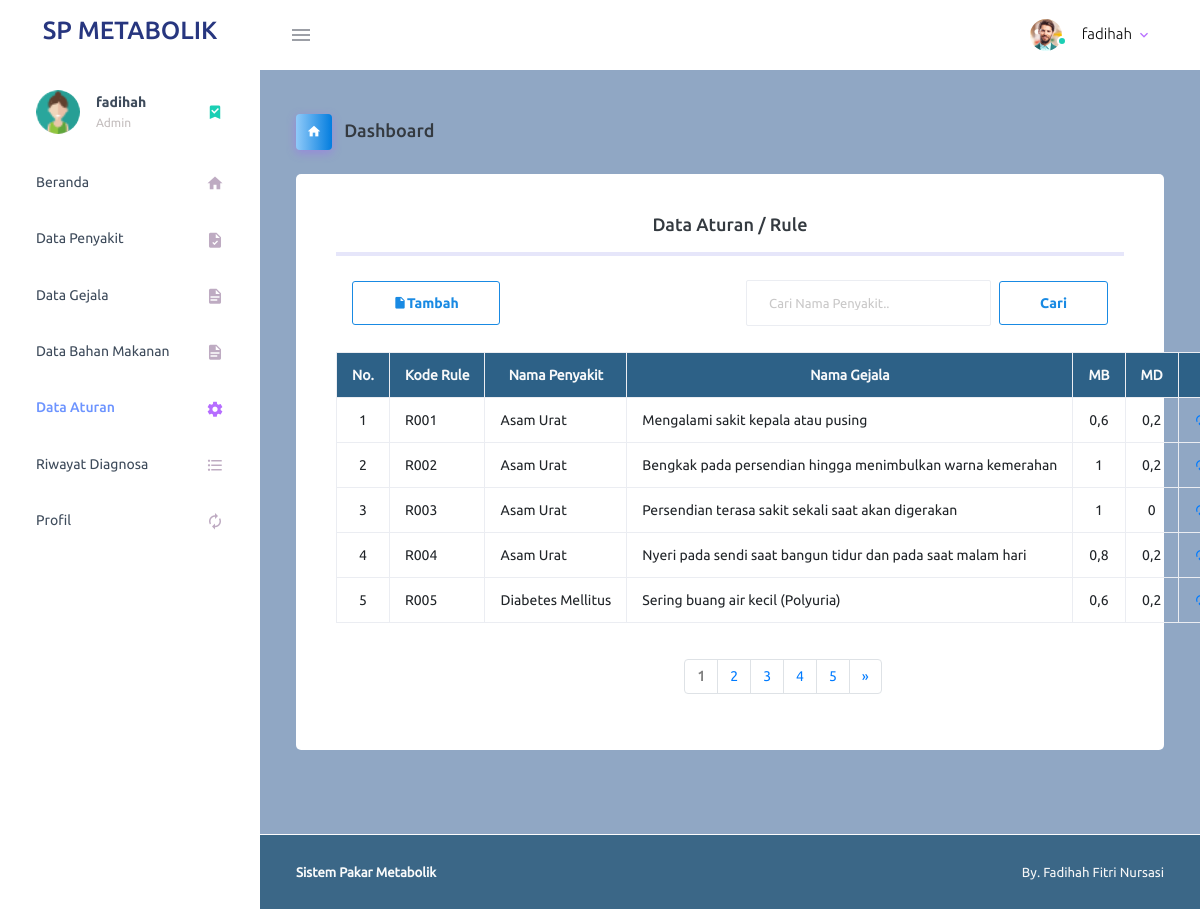
The app's page /page/dokter/daturan.php (signed in) with its own data.
### tables this page shows
CREATE TABLE `basispengetahuan` (
  `id_rule` int(5) NOT NULL,
  `kode_rule` varchar(5) NOT NULL,
  `kode_penyakit` varchar(5) NOT NULL,
  `kode_gejala` varchar(5) NOT NULL,
  `mb` varchar(5) NOT NULL,
  `md` varchar(5) NOT NULL
);

CREATE TABLE `penyakit` (
  `id_penyakit` int(5) NOT NULL,
  `kode_penyakit` varchar(5) NOT NULL,
  `nama_penyakit` varchar(40) NOT NULL,
  `gambar` varchar(100) NOT NULL,
  `keterangan` text NOT NULL,
  `solusi` text NOT NULL,
  `penyebab` text NOT NULL
);

CREATE TABLE `gejala` (
  `id_gejala` int(5) NOT NULL,
  `kode_gejala` varchar(5) NOT NULL,
  `nama_gejala` text NOT NULL
);

### page/koneksi.php (called while the page is built, shortened)
<?php
$conn = mysqli_connect("localhost", "root", "", "metabolik");
function query($query) {
    global $conn;
    $result = mysqli_query($conn, $query);
    $rows = [];
    while( $row = mysqli_fetch_assoc($result) ) {
        $rows[] = $row;
    }
    return $rows;
}
?>

### page/dokter/daturan.php (the view, shortened to what this page needs)
<?php
require '../koneksi.php';
$jumlahdataperhalaman = 5;
$jumlahdata = count(query("SELECT*FROM basispengetahuan"));
$jumlahhalaman = ceil($jumlahdata/$jumlahdataperhalaman);
$halamanaktif = (isset($_GET["halaman"])) ? $_GET["halaman"]:1;
$awaldata = ($jumlahdataperhalaman * $halamanaktif) - $jumlahdataperhalaman;
$rule = query("SELECT penyakit.nama_penyakit,gejala.nama_gejala, basispengetahuan.mb, basispengetahuan.md, basispengetahuan.id_rule, basispengetahuan.kode_rule, basispengetahuan.kode_penyakit, basispengetahuan.kode_gejala
              FROM penyakit, gejala, basispengetahuan
                WHERE penyakit.kode_penyakit=basispengetahuan.kode_penyakit
                  AND gejala.kode_gejala=basispengetahuan.kode_gejala
                  ORDER BY id_rule asc LIMIT $awaldata, $jumlahdataperhalaman
            ");
?>
<!DOCTYPE html>
<html lang="en">
  <head>
    <link rel="stylesheet" href="../vendor/assets/vendors/mdi/css/materialdesignicons.min.css">
    <link rel="stylesheet" href="../vendor/assets/vendors/css/vendor.bundle.base.css">
    <link rel="stylesheet" href="../vendor/assets/css/style.css">
  </head>
  <body>
    <div class="container-scroller">
      <nav class="navbar default-layout-navbar col-lg-12 col-12 p-0 fixed-top d-flex flex-row">
        <div class="text-center navbar-brand-wrapper d-flex align-items-center justify-content-center">
          <a class="navbar-brand brand-logo" href="index.html"> <h3>SP METABOLIK</h3> </a>
        </div>
        <div class="navbar-menu-wrapper d-flex align-items-stretch">
          <button class="navbar-toggler navbar-toggler align-self-center" type="button" data-toggle="minimize">
            <span class="mdi mdi-menu"></span>
          </button>
          <ul class="navbar-nav navbar-nav-right">
            <li class="nav-item nav-profile dropdown">
              <a class="nav-link dropdown-toggle" id="profileDropdown" href="#" data-toggle="dropdown" aria-expanded="false">
                <div class="nav-profile-img">
                  <img src="../vendor/assets/images/faces/face1.jpg" alt="image">
                  <span class="availability-status online"></span>
                </div>
                <div class="nav-profile-text">
                  <p class="mb-1 text-black"> <?php echo $_SESSION["username"]; ?> </p>
                </div>
              </a>
            </li>
          </ul>
        </div>
      </nav>
      <div class="container-fluid page-body-wrapper">
        <nav class="sidebar sidebar-offcanvas" id="sidebar">
          <ul class="nav">
            <li class="nav-item nav-profile">
              <a href="#" class="nav-link">
                <div class="nav-profile-image">
                  <img src="../vendor/assets/images/faces-clipart/pic-3.png" alt="profile">
                </div>
                <div class="nav-profile-text d-flex flex-column">
                  <span class="font-weight-bold mb-2"> <?php echo $_SESSION["username"]; ?> </span>
                  <span class="text-secondary text-small"> <?php echo $_SESSION["role"]; ?> </span>
                </div>
                <i class="mdi mdi-bookmark-check text-success nav-profile-badge"></i>
              </a>
            </li>
            <li class="nav-item">
              <a class="nav-link" href="index_dokter.php">
                <span class="menu-title">Beranda</span>
                <i class="mdi mdi-home menu-icon"></i>
              </a>
            </li>
            <li class="nav-item">
              <a class="nav-link" href="dpenyakit.php">
                <span class="menu-title">Data Penyakit</span>
                <i class="mdi mdi-file-check menu-icon"></i>
              </a>
            </li>
            <li class="nav-item">
              <a class="nav-link" href="dgejala.php">
                <span class="menu-title">Data Gejala</span>
                <i class="mdi mdi-file-document menu-icon"></i>
              </a>
            </li>
            <li class="nav-item">
              <a class="nav-link" href="dpangan.php">
                <span class="menu-title">Data Bahan Makanan</span>
                <i class="mdi mdi-file-document menu-icon"></i>
              </a>
            </li>
            <li class="nav-item">
              <a class="nav-link" href="daturan.php">
                <span class="menu-title">Data Aturan</span>
                <i class="mdi mdi-settings menu-icon"></i>
              </a>
            </li>
            <li class="nav-item">
              <a class="nav-link" href="riwayat_diagnosa.php">
                <span class="menu-title">Riwayat Diagnosa</span>
                <i class="mdi mdi-format-list-bulleted menu-icon"></i>
              </a>
            </li>
            <li class="nav-item">
              <a class="nav-link" href="edit_profil_dokter.php?id=<?= $_SESSION["id_user"];?>">
                <span class="menu-title">Profil</span>
                <i class="mdi mdi-autorenew menu-icon"></i>
              </a>
            </li>
          </ul>
        </nav>
        <div class="main-panel">
          <div class="content-wrapper">
            <div class="page-header">
              <h3 class="page-title">
                <span class="page-title-icon bg-gradient-info text-white mr-2">
                  <i class="mdi mdi-home"></i>
                </span> Dashboard
              </h3>
            </div>
            <div class="row">
              <div class="col-12 grid-margin stretch-card">
                <div class="card">
                  <div class="card-body text-center">
                    <h4 class="card-title">Data Aturan / Rule</h4>
                    <hr>
                    <nav class="navbar navbar-light ">
                    <a class=" btn btn-outline-info mdi mdi-file btn-icon-prepend" href="tambah_aturan.php">Tambah</a>
                      <form class="form-inline" action="" method="post">
                        <input class="form-control mr-sm-2" type="text" placeholder="Cari Nama Penyakit.." name="keyword"  autocomplete="off" autofocus>
                        <button class="btn btn-outline-info my-2 my-sm-0" type="submit" name="cari_rule">Cari</button>
                      </form>
                    </nav><br>
                        <table class="table table-bordered">
                            <tr class="text-center text-light" style="background-color:#2D6187;">
                            <th>No.</th>
                            <th>Kode Rule</th>
                            <th>Nama Penyakit</th>
                            <th>Nama Gejala</th>
                            <th>MB</th>
                            <th>MD</th>
                            <th>Aksi</th>
                            </tr>
                            <?php $i = 1; ?>
                            <?php foreach($rule as $row) : ?>
                            <tr>
                            <td class="text-center"><?= $i; ?></td>
                            <td class="text-left"><?= $row["kode_rule"]; ?> </td>
                            <td class="text-left"><?= $row["nama_penyakit"]; ?> </td>
                            <td class="text-left"><?= $row["nama_gejala"];?> </td>
                            <td class="text-center"><?= $row["mb"];?> </td>
                            <td class="text-center"><?= $row["md"];?> </td>
                            <td class="text-center">
                              <a href="ubah_aturan.php?id=<?= $row["id_rule"];?>" class="mdi mdi-autorenew"> Ubah</a> |
                            </td>
                            </tr>
                            <?php $i++; ?>
                            <?php endforeach; ?>
                        </table><br><br>
                        <div class="container">
                          <div class="row">
                            <div class="col-md-6 offset-md-5">
                              <nav aria-label="Page navigation example">
                                <ul class="pagination">
                                  <li class="page-item">
                                    <?php for($i=1; $i<=$jumlahhalaman; $i++) :?>
                                    <?php if($i==$halamanaktif) : ?>
                                      <a class="page-link" href="?halaman=<?= $i;?>" style="font-weight: bold; color: grey;"> <?= $i; ?> </a>
                                    <?php else :?>
                                      <li class="page-item"><a class="page-link" href="?halaman=<?= $i;?>"> <?= $i; ?> </a></li>
                                        <?php endif; ?>
                                        <?php endfor; ?>
                                      </li>
                                      <li class="page-item">
                                        <?php if($halamanaktif<$jumlahhalaman) :?>
                                        <a class="page-link" href="?halaman=<?= $halamanaktif+1; ?>" aria-label="Next">
                                        <span aria-hidden="true">&raquo;</span>
                                        </a>
                                        <?php endif ;?>
                                    </li>
                                  </ul>
                              </nav>
                            </div>
                          </div>
                        </div>
                  </div>
                </div>
              </div>
            </div>
          </div>
          <footer class="footer">
            <div class="container-fluid clearfix">
              <span class="text-muted d-block text-center text-sm-left d-sm-inline-block"> <b>Sistem Pakar Metabolik</b> </span>
              <span class="float-none float-sm-right d-block mt-1 mt-sm-0 text-center"> <a href="">By. Fadihah Fitri Nursasi</a> </span>
            </div>
          </footer>
        </div>
      </div>
    </div>
  </body>
</html>

### records on screen
basispengetahuan: kode_rule "R001", penyakit.nama_penyakit "Asam Urat", gejala.nama_gejala "Mengalami sakit kepala atau pusing", mb "0,6", md "0,2"
basispengetahuan: kode_rule "R002", penyakit.nama_penyakit "Asam Urat", gejala.nama_gejala "Bengkak pada persendian hingga menimbulkan warna kemerahan", mb "1", md "0,2"
basispengetahuan: kode_rule "R003", penyakit.nama_penyakit "Asam Urat", gejala.nama_gejala "Persendian terasa sakit sekali saat akan digerakan", mb "1", md "0"
basispengetahuan: kode_rule "R004", penyakit.nama_penyakit "Asam Urat", gejala.nama_gejala "Nyeri pada sendi saat bangun tidur dan pada saat malam hari", mb "0,8", md "0,2"
basispengetahuan: kode_rule "R005", penyakit.nama_penyakit "Diabetes Mellitus", gejala.nama_gejala "Sering buang air kecil (Polyuria)", mb "0,6", md "0,2"

### other values on screen
$_SESSION["username"] "fadihah"
$_SESSION["role"] "Admin"
